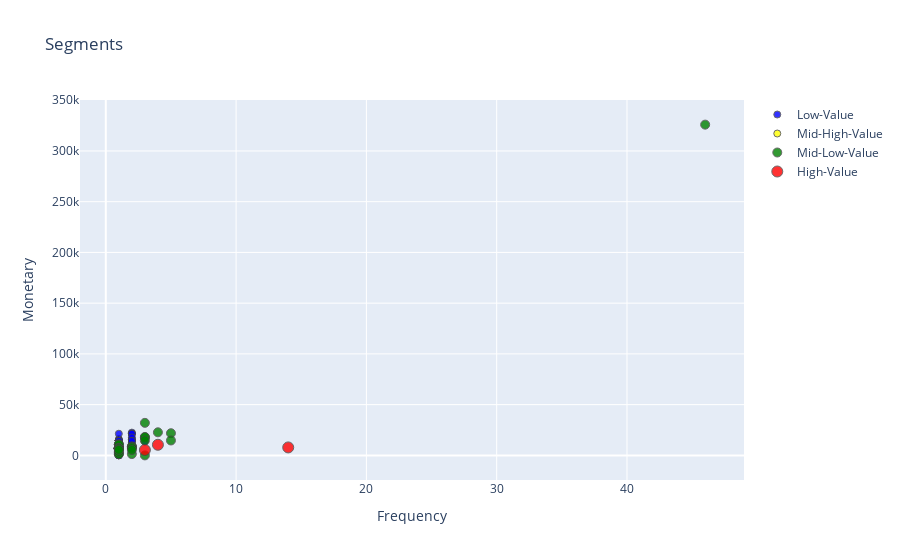
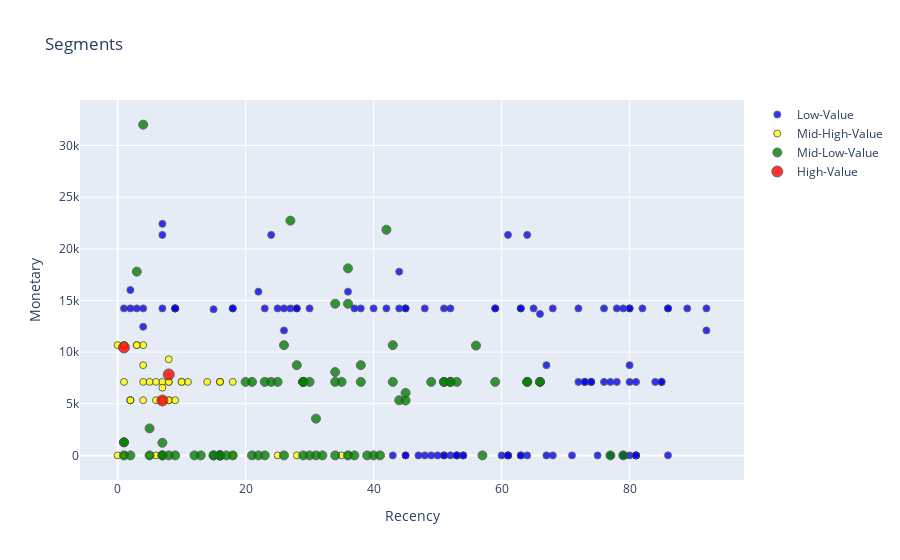
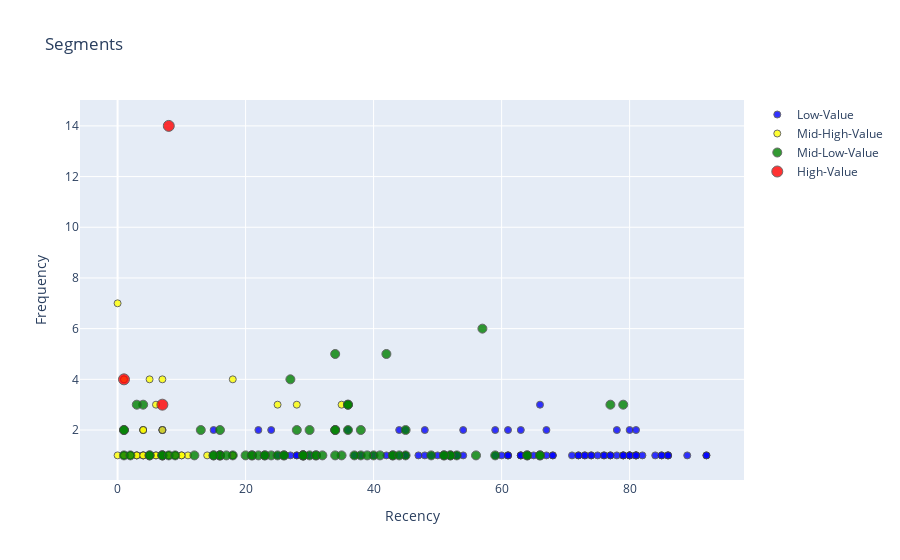

Notebook cell for these charts, in order:
### Markdown cell above
# Visualisations

### Code cell
# Define a function to create scatter plots for different segments
def create_segment_scatter(tx_graph, x_column, y_column, x_title, y_title):
    plot_data = []
    markers = {'Low-Value': {'color': 'blue', 'size': 7},
               'Mid-High-Value': {'color': 'yellow', 'size': 7},
               'Mid-Low-Value': {'color': 'green', 'size': 9},
               'High-Value': {'color': 'red', 'size': 11}}

    for segment, properties in markers.items():
        scatter_data = go.Scatter(
            x=tx_graph.query(f"Segment == '{segment}'")[x_column],
            y=tx_graph.query(f"Segment == '{segment}'")[y_column],
            mode='markers',
            name=segment,
            marker=dict(
                size=properties['size'],
                line=dict(width=1),
                color=properties['color'],
                opacity=0.8
            )
        )
        plot_data.append(scatter_data)

    plot_layout = go.Layout(
        xaxis={'title': x_title},
        yaxis={'title': y_title},
        title='Segments'
    )
    fig = go.Figure(data=plot_data, layout=plot_layout)
    fig.write_image(f"output/{x_column}_vs_{y_column}.png")  # Save the plot as an image
    fig.show()

# Example usage:
# Revenue vs Frequency
tx_graph_revenue_frequency = df_RFM.query("Monetary > 0 and Frequency > 0")
create_segment_scatter(tx_graph_revenue_frequency, 'Frequency', 'Monetary', 'Frequency', 'Monetary')

# Revenue vs Recency
tx_graph_revenue_recency = df_RFM.query("Monetary < 50000 and Frequency < 2000")
create_segment_scatter(tx_graph_revenue_recency, 'Recency', 'Monetary', 'Recency', 'Monetary')

# Revenue vs Frequency
tx_graph_recency_frequency = df_RFM.query("Monetary < 50000 and Frequency < 2000")
create_segment_scatter(tx_graph_recency_frequency, 'Recency', 'Frequency', 'Recency', 'Frequency')

### Figure 1 — Plotly figure (JSON) as saved in the notebook; plotly's stock layout.template omitted (floating-point values rounded to 4 significant figures)
{"data": [{"marker": {"color": "blue", "line": {"width": 1}, "opacity": 0.8, "size": 7}, "mode": "markers", "name": "Low-Value", "x": [2, 2, 1, 1, 1, 1, 1, 1, 1, 1, 1, 1, 1, 1, 2, 2, 2, 2, 2, 1, 1, 1, 1, 1, 1, 1, 1, 1, 1, 1, 1, 2, 1, 2, 1, 2, 2, 1, 1, 1, 1, 1, 1, 1, 1, 3, 1, 1, 1, 1, 1, 1, 1, 1, 1, 1, 1, 1, 1, 1, 2, 2, 1, 1, 1, 1, 1, 1, 1, 1, 1, 1, 1, 1, 2, 1], "y": [22420.0, 21350.0, 16010.0, 14230.0, 14230.0, 14230.0, 14230.0, 14230.0, 14230.0, 14230.0, 14230.0, 14230.0, 14230.0, 14230.0, 14140.0, 12450.0, 21350.0, 15860.0, 15860.0, 14230.0, 14230.0, 14230.0, 14230.0, 14230.0, 14230.0, 14230.0, 14230.0, 14230.0, 14230.0, 14230.0, 12100.0, 21350.0, 21350.0, 17790.0, 14230.0, 14230.0, 14230.0, 14230.0, 14230.0, 14230.0, 14230.0, 14230.0, 14230.0, 14230.0, 14230.0, 13690.0, 0.01, 14230.0, 14230.0, 14230.0, 14230.0, 14230.0, 14230.0, 14230.0, 14230.0, 14230.0, 14230.0, 14230.0, 14230.0, 12100.0, 8739.0, 8739.0, 7117.0, 7117.0, 7117.0, 7117.0, 7117.0, 7117.0, 7117.0, 7117.0, 7117.0, 7117.0, 7117.0, 7117.0, 7117.0, 0.01], "type": "scatter"}, {"marker": {"color": "yellow", "line": {"width": 1}, "opacity": 0.8, "size": 7}, "mode": "markers", "name": "Mid-High-Value", "x": [1, 1, 1, 1, 1, 1, 1, 2, 1, 1, 1, 1, 1, 1, 1, 1, 1, 1, 1, 2, 1, 1, 1, 2, 1, 1, 1, 1, 1, 1, 1, 1, 1], "y": [10680.0, 10680.0, 10680.0, 10680.0, 10680.0, 10680.0, 9305.0, 8739.0, 7117.0, 7117.0, 7117.0, 7117.0, 7117.0, 7117.0, 7117.0, 7117.0, 7117.0, 7117.0, 7117.0, 7117.0, 7117.0, 7117.0, 7117.0, 6554.0, 5338.0, 5338.0, 5338.0, 5338.0, 5338.0, 5338.0, 5338.0, 5338.0, 5338.0], "type": "scatter"}, {"marker": {"color": "green", "line": {"width": 1}, "opacity": 0.8, "size": 9}, "mode": "markers", "name": "Mid-Low-Value", "x": [46, 3, 3, 1, 1, 2, 1, 4, 5, 3, 5, 3, 1, 2, 2, 2, 1, 1, 1, 1, 1, 1, 1, 1, 1, 1, 2, 1, 1, 1, 1, 1, 1, 1, 1, 1, 1, 1, 1, 1, 1, 1, 1, 1, 1, 2, 3], "y": [325900.0, 32030.0, 17790.0, 2613.0, 1265.0, 1265.0, 1216.0, 22730.0, 21850.0, 18110.0, 14680.0, 14680.0, 10680.0, 8739.0, 8739.0, 8065.0, 7117.0, 7117.0, 7117.0, 7117.0, 7117.0, 7117.0, 7117.0, 7117.0, 7117.0, 7117.0, 7117.0, 7117.0, 3559.0, 10680.0, 10630.0, 7117.0, 7117.0, 7117.0, 7117.0, 7117.0, 7117.0, 7117.0, 7117.0, 7117.0, 7117.0, 7117.0, 7117.0, 6050.0, 5338.0, 5315.0, 0.01], "type": "scatter"}, {"marker": {"color": "red", "line": {"width": 1}, "opacity": 0.8, "size": 11}, "mode": "markers", "name": "High-Value", "x": [4, 14, 3], "y": [10450.0, 7838.0, 5315.0], "type": "scatter"}], "layout": {"title": {"text": "Segments"}, "xaxis": {"title": {"text": "Frequency"}}, "yaxis": {"title": {"text": "Monetary"}}}}

### Figure 2 — Plotly figure (JSON) as saved in the notebook; plotly's stock layout.template omitted (floating-point values rounded to 4 significant figures)
{"data": [{"marker": {"color": "blue", "line": {"width": 1}, "opacity": 0.8, "size": 7}, "mode": "markers", "name": "Low-Value", "x": [7, 7, 2, 1, 4, 18, 2, 7, 9, 18, 9, 9, 3, 9, 15, 4, 24, 36, 22, 27, 38, 25, 42, 26, 40, 28, 28, 23, 37, 30, 26, 61, 64, 44, 51, 45, 59, 44, 45, 63, 48, 63, 59, 65, 52, 66, 52, 63, 61, 51, 54, 53, 48, 63, 47, 49, 64, 61, 53, 60, 45, 50, 45, 54, 53, 51, 43, 61, 79, 82, 80, 86, 78, 86, 72, 76, 80, 92, 68, 89, 92, 80, 67, 74, 73, 73, 80, 85, 81, 84, 85, 76, 74, 77, 72, 78, 86, 71, 81, 81, 79, 75, 77, 80, 79, 67, 68, 81, 81], "y": [22420.0, 21350.0, 16010.0, 14230.0, 14230.0, 14230.0, 14230.0, 14230.0, 14230.0, 14230.0, 14230.0, 14230.0, 14230.0, 14230.0, 14140.0, 12450.0, 21350.0, 15860.0, 15860.0, 14230.0, 14230.0, 14230.0, 14230.0, 14230.0, 14230.0, 14230.0, 14230.0, 14230.0, 14230.0, 14230.0, 12100.0, 21350.0, 21350.0, 17790.0, 14230.0, 14230.0, 14230.0, 14230.0, 14230.0, 14230.0, 14230.0, 14230.0, 14230.0, 14230.0, 14230.0, 13690.0, 0.01, 0.0, 0.0, 0.0, 0.0, 0.0, 0.0, 0.0, 0.0, 0.0, 0.0, 0.0, 0.0, 0.0, 0.0, 0.0, 0.0, 0.0, 0.0, 0.0, 0.0, 0.0, 14230.0, 14230.0, 14230.0, 14230.0, 14230.0, 14230.0, 14230.0, 14230.0, 14230.0, 14230.0, 14230.0, 14230.0, 12100.0, 8739.0, 8739.0, 7117.0, 7117.0, 7117.0, 7117.0, 7117.0, 7117.0, 7117.0, 7117.0, 7117.0, 7117.0, 7117.0, 7117.0, 7117.0, 0.01, 0.0, 0.0, 0.0, 0.0, 0.0, 0.0, 0.0, 0.0, 0.0, 0.0, 0.0, 0.0], "type": "scatter"}, {"marker": {"color": "yellow", "line": {"width": 1}, "opacity": 0.8, "size": 7}, "mode": "markers", "name": "Mid-High-Value", "x": [3, 1, 4, 0, 3, 1, 8, 4, 11, 7, 8, 16, 10, 8, 14, 18, 1, 6, 5, 4, 16, 16, 10, 7, 4, 8, 2, 8, 9, 6, 2, 7, 2, 0, 6, 5, 7, 1, 18, 25, 36, 28, 35], "y": [10680.0, 10680.0, 10680.0, 10680.0, 10680.0, 10680.0, 9305.0, 8739.0, 7117.0, 7117.0, 7117.0, 7117.0, 7117.0, 7117.0, 7117.0, 7117.0, 7117.0, 7117.0, 7117.0, 7117.0, 7117.0, 7117.0, 7117.0, 6554.0, 5338.0, 5338.0, 5338.0, 5338.0, 5338.0, 5338.0, 5338.0, 5338.0, 5338.0, 0.0, 0.0, 0.0, 0.0, 0.0, 0.0, 0.0, 0.0, 0.0, 0.0], "type": "scatter"}, {"marker": {"color": "green", "line": {"width": 1}, "opacity": 0.8, "size": 9}, "mode": "markers", "name": "Mid-Low-Value", "x": [4, 3, 5, 1, 1, 7, 16, 7, 5, 18, 15, 1, 13, 7, 16, 12, 8, 9, 16, 16, 2, 17, 15, 27, 42, 36, 34, 36, 26, 38, 28, 34, 24, 38, 25, 30, 29, 21, 35, 29, 20, 23, 34, 29, 31, 34, 31, 36, 32, 26, 40, 21, 39, 30, 29, 22, 37, 23, 41, 43, 56, 66, 59, 64, 43, 53, 52, 51, 66, 52, 49, 64, 51, 45, 44, 45, 57, 79, 77], "y": [32030.0, 17790.0, 2613.0, 1265.0, 1265.0, 1216.0, 0.0, 0.0, 0.0, 0.0, 0.0, 0.0, 0.0, 0.0, 0.0, 0.0, 0.0, 0.0, 0.0, 0.0, 0.0, 0.0, 0.0, 22730.0, 21850.0, 18110.0, 14680.0, 14680.0, 10680.0, 8739.0, 8739.0, 8065.0, 7117.0, 7117.0, 7117.0, 7117.0, 7117.0, 7117.0, 7117.0, 7117.0, 7117.0, 7117.0, 7117.0, 7117.0, 3559.0, 0.0, 0.0, 0.0, 0.0, 0.0, 0.0, 0.0, 0.0, 0.0, 0.0, 0.0, 0.0, 0.0, 0.0, 10680.0, 10630.0, 7117.0, 7117.0, 7117.0, 7117.0, 7117.0, 7117.0, 7117.0, 7117.0, 7117.0, 7117.0, 7117.0, 7117.0, 6050.0, 5338.0, 5315.0, 0.0, 0.01, 0.0], "type": "scatter"}, {"marker": {"color": "red", "line": {"width": 1}, "opacity": 0.8, "size": 11}, "mode": "markers", "name": "High-Value", "x": [1, 8, 7], "y": [10450.0, 7838.0, 5315.0], "type": "scatter"}], "layout": {"title": {"text": "Segments"}, "xaxis": {"title": {"text": "Recency"}}, "yaxis": {"title": {"text": "Monetary"}}}}

### Figure 3 — Plotly figure (JSON) as saved in the notebook; plotly's stock layout.template omitted (floating-point values rounded to 4 significant figures)
{"data": [{"marker": {"color": "blue", "line": {"width": 1}, "opacity": 0.8, "size": 7}, "mode": "markers", "name": "Low-Value", "x": [7, 7, 2, 1, 4, 18, 2, 7, 9, 18, 9, 9, 3, 9, 15, 4, 24, 36, 22, 27, 38, 25, 42, 26, 40, 28, 28, 23, 37, 30, 26, 61, 64, 44, 51, 45, 59, 44, 45, 63, 48, 63, 59, 65, 52, 66, 52, 63, 61, 51, 54, 53, 48, 63, 47, 49, 64, 61, 53, 60, 45, 50, 45, 54, 53, 51, 43, 61, 79, 82, 80, 86, 78, 86, 72, 76, 80, 92, 68, 89, 92, 80, 67, 74, 73, 73, 80, 85, 81, 84, 85, 76, 74, 77, 72, 78, 86, 71, 81, 81, 79, 75, 77, 80, 79, 67, 68, 81, 81], "y": [2, 2, 1, 1, 1, 1, 1, 1, 1, 1, 1, 1, 1, 1, 2, 2, 2, 2, 2, 1, 1, 1, 1, 1, 1, 1, 1, 1, 1, 1, 1, 2, 1, 2, 1, 2, 2, 1, 1, 1, 1, 1, 1, 1, 1, 3, 1, 1, 1, 1, 1, 1, 2, 2, 1, 1, 1, 1, 1, 1, 1, 1, 1, 2, 1, 1, 1, 1, 1, 1, 1, 1, 1, 1, 1, 1, 1, 1, 1, 1, 1, 2, 2, 1, 1, 1, 1, 1, 1, 1, 1, 1, 1, 1, 1, 2, 1, 1, 2, 1, 1, 1, 1, 1, 1, 1, 1, 1, 1], "type": "scatter"}, {"marker": {"color": "yellow", "line": {"width": 1}, "opacity": 0.8, "size": 7}, "mode": "markers", "name": "Mid-High-Value", "x": [3, 1, 4, 0, 3, 1, 8, 4, 11, 7, 8, 16, 10, 8, 14, 18, 1, 6, 5, 4, 16, 16, 10, 7, 4, 8, 2, 8, 9, 6, 2, 7, 2, 0, 6, 5, 7, 1, 18, 25, 36, 28, 35], "y": [1, 1, 1, 1, 1, 1, 1, 2, 1, 1, 1, 1, 1, 1, 1, 1, 1, 1, 1, 2, 1, 1, 1, 2, 1, 1, 1, 1, 1, 1, 1, 1, 1, 7, 3, 4, 4, 4, 4, 3, 3, 3, 3], "type": "scatter"}, {"marker": {"color": "green", "line": {"width": 1}, "opacity": 0.8, "size": 9}, "mode": "markers", "name": "Mid-Low-Value", "x": [4, 3, 5, 1, 1, 7, 16, 7, 5, 18, 15, 1, 13, 7, 16, 12, 8, 9, 16, 16, 2, 17, 15, 27, 42, 36, 34, 36, 26, 38, 28, 34, 24, 38, 25, 30, 29, 21, 35, 29, 20, 23, 34, 29, 31, 34, 31, 36, 32, 26, 40, 21, 39, 30, 29, 22, 37, 23, 41, 43, 56, 66, 59, 64, 43, 53, 52, 51, 66, 52, 49, 64, 51, 45, 44, 45, 57, 79, 77], "y": [3, 3, 1, 1, 2, 1, 2, 1, 1, 1, 1, 2, 2, 1, 1, 1, 1, 1, 1, 1, 1, 1, 1, 4, 5, 3, 5, 3, 1, 2, 2, 2, 1, 1, 1, 1, 1, 1, 1, 1, 1, 1, 2, 1, 1, 1, 1, 2, 1, 1, 1, 1, 1, 2, 1, 1, 1, 1, 1, 1, 1, 1, 1, 1, 1, 1, 1, 1, 1, 1, 1, 1, 1, 1, 1, 2, 6, 3, 3], "type": "scatter"}, {"marker": {"color": "red", "line": {"width": 1}, "opacity": 0.8, "size": 11}, "mode": "markers", "name": "High-Value", "x": [1, 8, 7], "y": [4, 14, 3], "type": "scatter"}], "layout": {"title": {"text": "Segments"}, "xaxis": {"title": {"text": "Recency"}}, "yaxis": {"title": {"text": "Frequency"}}}}
